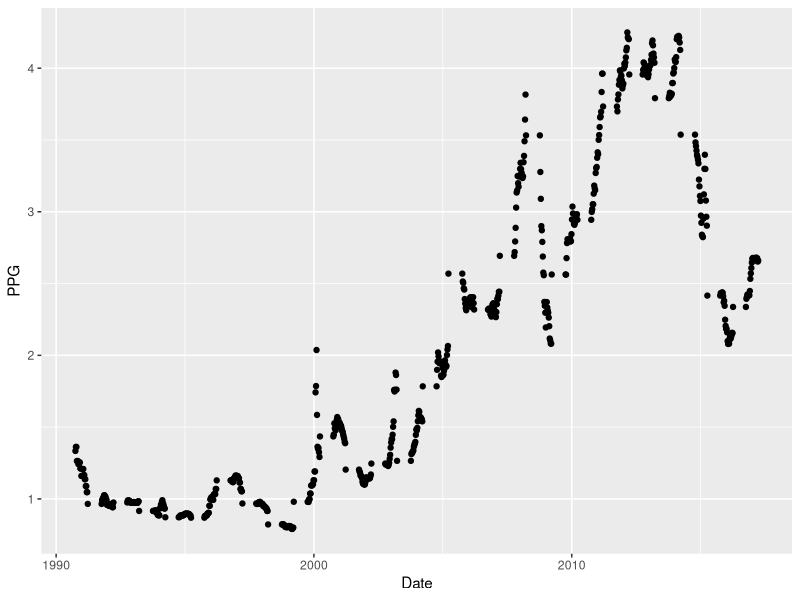
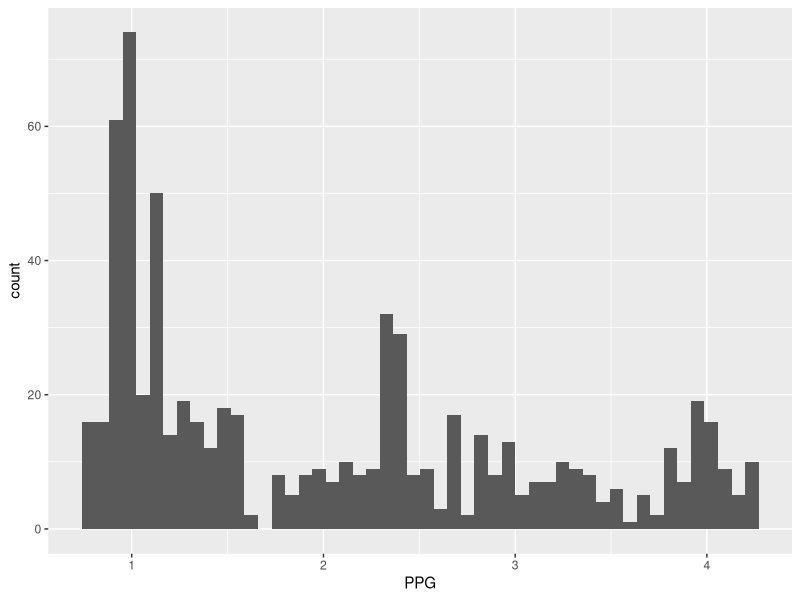
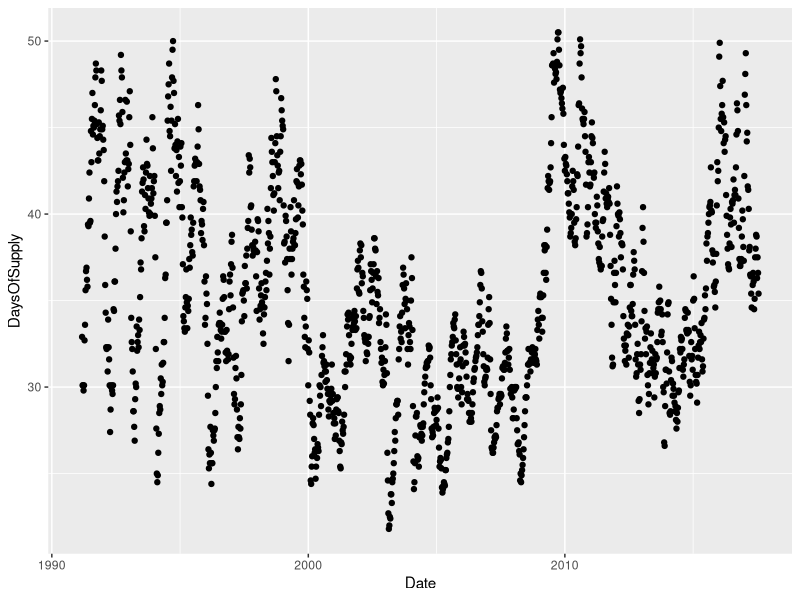
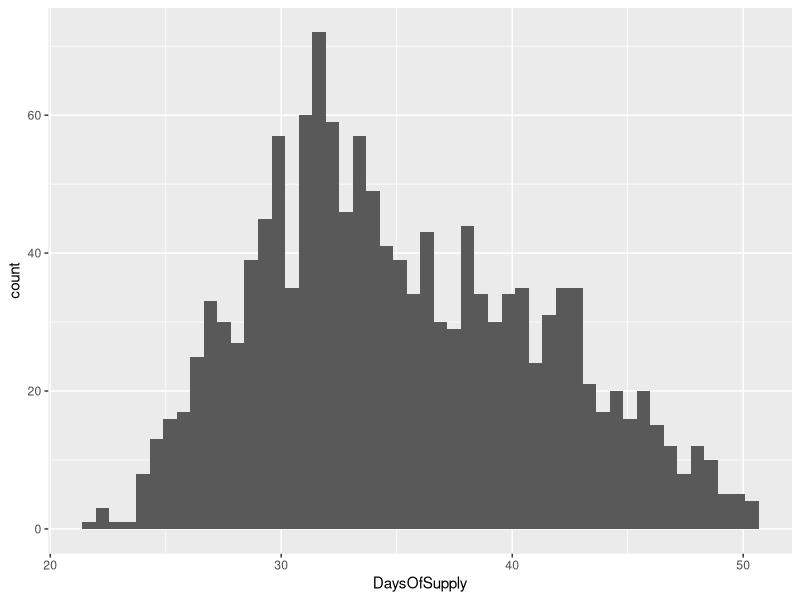
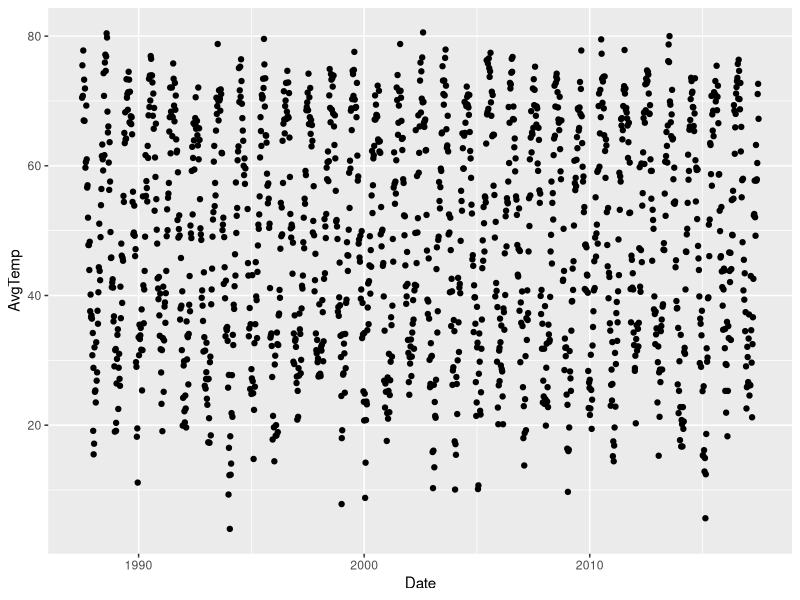
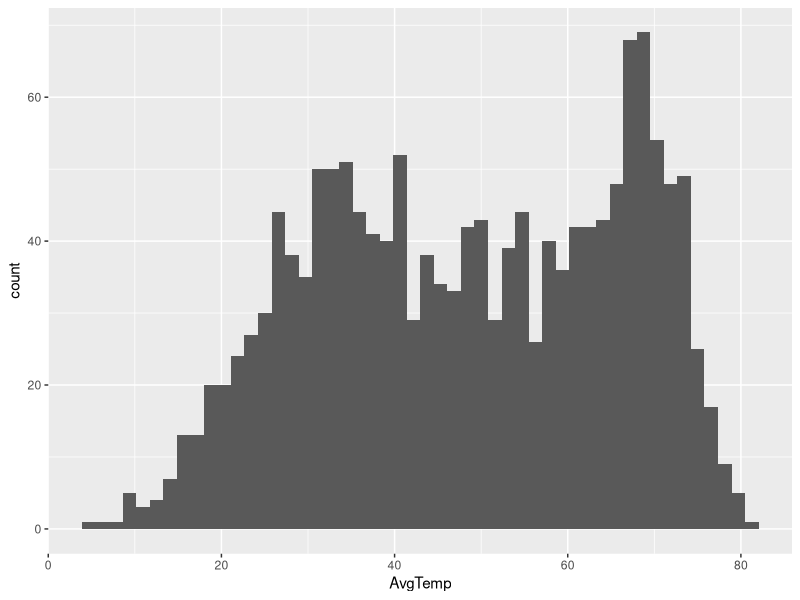
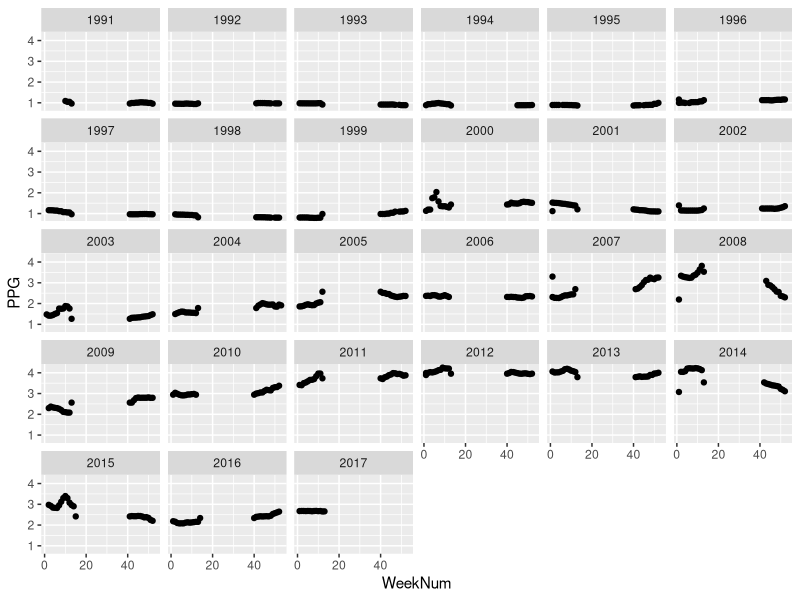
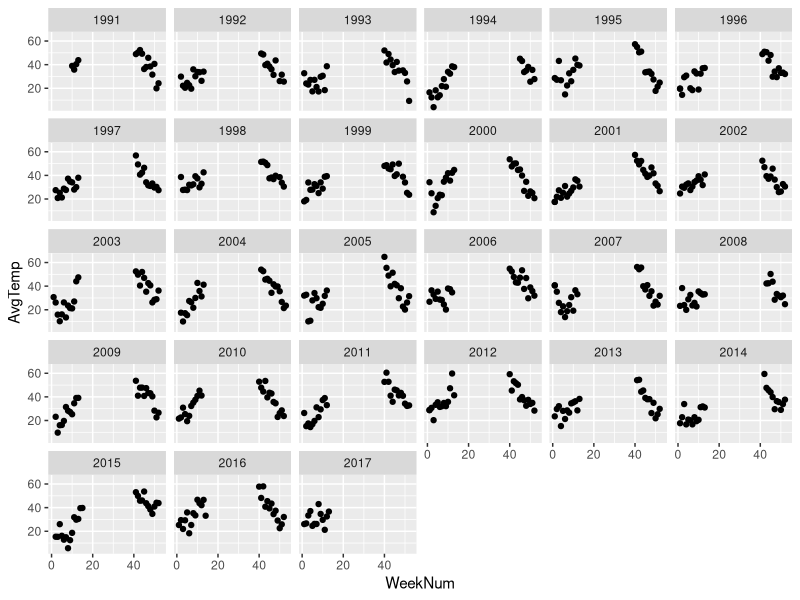

Write the R code that produced these figures, in order.
## ---- chunk 1

require(tidyverse)
require(lubridate)
#require(viridis)

## ---- chunk 2

prices <- read_csv("data/prices.csv") %>%
          mutate(
            Date = mdy(WeekOf),
            WeekNum = isoweek(Date),
            Year = year(Date)
          ) %>%
          fill(PPG) %>%
          select(-WeekOf) %>%
          arrange(Date)

ggplot(data=prices) +
  geom_point(mapping = aes(x=Date, y=PPG))

ggplot(data=prices) +
  geom_histogram(mapping = aes(PPG), bins=50)

## ---- chunk 3

supply <- read_csv("data/supply.csv") %>%
          mutate(
            Date = mdy(WeekOf),
            WeekNum = isoweek(Date),
            Year = year(Date)
          ) %>%
          fill(DaysOfSupply) %>%
          select(-WeekOf) %>%
          arrange(Date)

ggplot(data=supply) +
  geom_point(mapping = aes(x=Date, y=DaysOfSupply))

ggplot(data=supply) +
  geom_histogram(mapping = aes(DaysOfSupply), bins=50)

## ---- chunk 4

temps <- read_csv("data/daily_temps.csv", na=c("-9999")) %>%
         mutate(
           Date = ymd(Date),
           WeekNum = isoweek(Date),
           Year = year(Date),
           TAvg = rowMeans(cbind(TMax, TMin), na.rm=TRUE)
         ) %>%
         group_by(Year, WeekNum) %>% 
         mutate(AvgTemp = mean(TAvg)) %>% 
         distinct(Year, WeekNum, .keep_all=TRUE) %>% 
         select(Date, WeekNum, Year, AvgTemp) %>%
         arrange(Date)

ggplot(data=temps) +
  geom_point(mapping = aes(x=Date, y=AvgTemp))

ggplot(data=temps) +
  geom_histogram(mapping = aes(AvgTemp), bins=50)

## ---- chunk 5

obs <- inner_join(prices, supply, c("Year", "WeekNum"), suffix=c(".prices", ".temps")) %>%
       inner_join(temps, c("Year", "WeekNum")) %>% 
       rename(Date.supply=Date)

ggplot(data=obs) +
  geom_point(mapping = aes(x=WeekNum, y=PPG)) +
  facet_wrap(~ Year)
  
ggplot(data=obs) +
  geom_point(mapping = aes(x=WeekNum, y=AvgTemp)) +
  facet_wrap(~ Year)

ggplot(data=obs) +
  geom_point(mapping = aes(x=WeekNum, y=DaysOfSupply)) +
  facet_wrap(~ Year)

